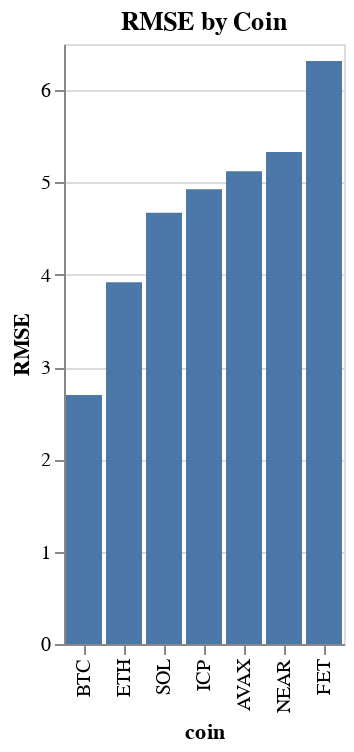

Write notebook code for a chart like this one.
### Code cell
import altair as alt

# Sort the DataFrame by RMSE in ascending order
everything_sorted = everything.sort_values('RMSE')

# Create the bar plot
alt.Chart(everything_sorted).mark_bar().encode(
    x=alt.X('coin', sort= 'y'),  # Sort x-axis (coins) by y-axis (RMSE)
    y='RMSE'
).properties(
    title='RMSE by Coin'  # Add a title to the chart
)

### Figure 1 — Vega-Lite specification as saved in the notebook (floating-point values rounded to 4 significant figures)
{"config": {"view": {"continuousWidth": 300, "continuousHeight": 300}}, "data": {"name": "data-b2a346d702a3e5b451542604e84ccf63"}, "mark": {"type": "bar"}, "encoding": {"x": {"field": "coin", "sort": "y", "type": "nominal"}, "y": {"field": "RMSE", "type": "quantitative"}}, "title": "RMSE by Coin", "$schema": "https://vega.github.io/schema/vega-lite/v5.20.1.json", "datasets": {"data-b2a346d702a3e5b451542604e84ccf63": [{"coin": "BTC", "correlation": -0.8084, "RMSE": 2.698}, {"coin": "ETH", "correlation": -0.7374, "RMSE": 3.919}, {"coin": "SOL", "correlation": -0.7105, "RMSE": 4.671}, {"coin": "ICP", "correlation": -0.5975, "RMSE": 4.927}, {"coin": "AVAX", "correlation": -0.67, "RMSE": 5.121}, {"coin": "NEAR", "correlation": -0.664, "RMSE": 5.329}, {"coin": "FET", "correlation": -0.5701, "RMSE": 6.315}]}}
